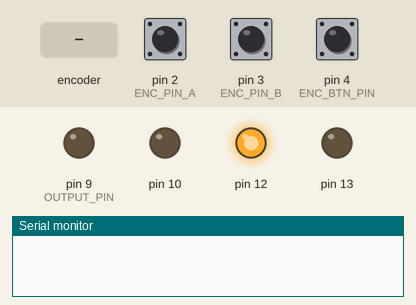
This sketch was run on a simulated Arduino Uno, built with avr-gcc and run on an emulated ATmega328P. Parts: output pins drawn as LEDs (lit = HIGH), the last lines printed to the serial monitor. Inputs (shaded band) come from the test bench; at power-on: pin 4 (ENC_BTN_PIN) HIGH, pin 2 (ENC_PIN_A) HIGH, pin 3 (ENC_PIN_B) HIGH.

Above: at 1.2 s.
1.3 s: rotary encoder on pin 2 (ENC_PIN_A) / pin 3 (ENC_PIN_B) turned 3 steps (first pin leading)
At 3.0 s:
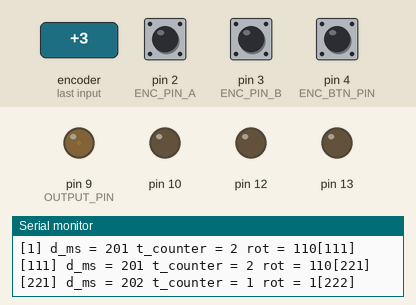
3.4 s: pin 4 (ENC_BTN_PIN) pulled LOW for 3.2 s
At 4.45 s:
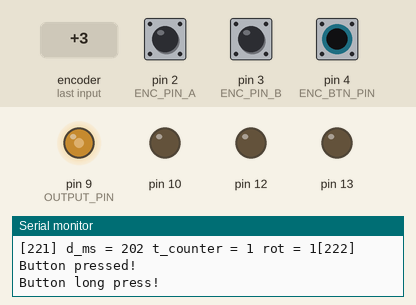
Timing chart, 0 to 6.4 s (numbered marks = the images above; inputs shaded):
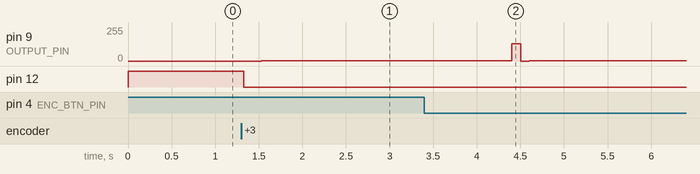

The sketch:

lamp_encodder.ino
```cpp
/***************************
 * Setup configurationd
 ***************************/

// Rotary Encoder Inputs
#define ENC_PIN_A   2
#define ENC_PIN_B   3
#define ENC_BTN_PIN 4

// Led light output
#define OUTPUT_PIN 9

// use timer directly (instead of analogWrite()) to get 16bit resolution PWM
// Only pin 9 and 10 support 16bit
#define USE_16BIT_PWM 1

#ifdef USE_16BIT_PWM
#  define ANALOGWRITE(_pin, _val) analogWrite16(_pin, _val);
#else // USE_16BIT_PWM
#  define ANALOGWRITE(_pin, _val) analogWrite(_pin, _val);
#endif // USE_16BIT_PWM

// Debug mode
#define DEBUG

#ifdef DEBUG
#  define DEBUG_PRINTLN(_x) Serial.println(_x)
#  define DEBUG_PRINT(_x)   Serial.print(_x)
#else
#  define DEBUG_PRINTLN(_x) do {;} while(0)
#  define DEBUG_PRINT(_x)   do {;} while(0)
#endif

/***************************
 * Globals
 ***************************/
int counter = 0;

#define BTN_STATE_MACHINE_MAKE(_gpio, _duration) ((BtnState)(_gpio | (_duration << 1)))
#define BTN_GET_GPIO(_state)                      ((_state & 0x1))
#define BTN_GET_DURATION_SEC(_state)              (((_state >> 1) & 0xFF))
typedef enum BtnState {
  BTN_STATE_PRESS                           ,//= BTN_STATE_MACHINE_MAKE(BTN_GPIO_PRESS, 0),
  BTN_STATE_RELEASE                         ,//= BTN_STATE_MACHINE_MAKE(BTN_GPIO_RELEASE, 0),
  BTN_STATE_LONGPRESS                       ,//= BTN_STATE_MACHINE_MAKE(BTN_GPIO_PRESS, 1),
  BTN_STATE_LONGPRESS_RELEASE               ,//= BTN_STATE_MACHINE_MAKE(BTN_GPIO_RELEASE, 1),
  BTN_STATE_LONGPRESS_10_SEC                ,//= BTN_STATE_MACHINE_MAKE(BTN_GPIO_PRESS, 10),
  BTN_STATE_LONGPRESS_10_SEC_RELEASE        ,//= BTN_STATE_MACHINE_MAKE(BTN_GPIO_RELEASE, 10),
} BtnState;

/***************************
 * Encodder reading
 ***************************/

// >> 00 10 11 01 00
// << 00 01 11 10 00
int last_enc_state = 0b00;

void encoderSetup() {

  // Set encoder pins as inputs
  pinMode(ENC_PIN_A,INPUT_PULLUP);
  pinMode(ENC_PIN_B,INPUT_PULLUP);
  attachInterrupt(0, encoderChange, CHANGE); // ENC_PIN_A
  attachInterrupt(1, encoderChange, CHANGE); // DT

  // Read the initial state
  last_enc_state = digitalRead(ENC_PIN_A) << 1 | digitalRead(ENC_PIN_B);
}

void encoderLoop() {
  // TODO - Optional, reduce counter to avoid reading errors accumulate
}

void encoderChange() {
  int cur_enc_state = digitalRead(ENC_PIN_A) << 1 | digitalRead(ENC_PIN_B);
  int dir = 0;

  switch (last_enc_state) {
    case 0b00:
      if (cur_enc_state == 0b10) {
        dir = +1;
      } else if (cur_enc_state == 0b01) {
        dir = -1;
      }
    break;
    case 0b10:
      if (cur_enc_state == 0b11) {
        dir = +1;
      } else if (cur_enc_state == 0b00) {
        dir = -1;
      }
    break;
    case 0b11:
      if (cur_enc_state == 0b01) {
        dir = +1;
      } else if (cur_enc_state == 0b10) {
        dir = -1;
      }
    break;
    case 0b01:
      if (cur_enc_state == 0b00) {
        dir = +1;
      } else if (cur_enc_state == 0b11) {
        dir = -1;
      }
    break;
  }


  counter += dir;

  if (last_enc_state != cur_enc_state) {
//     DEBUG_PRINT(counter);
//     DEBUG_PRINT(" - ");
//     DEBUG_PRINTLN(cur_enc_state);
  } else {
    // TODO assert
  }

  last_enc_state = cur_enc_state;

}


/***************************
 * Output calculation
 ***************************/
#define OUTPUT_REFRESH_RATE_MS  200
#ifdef USE_16BIT_PWM
#define OUTPUT_MAX_VALUE        255*100L //0x7FFF
#else // USE_16BIT_PWM
#define OUTPUT_MAX_VALUE        255
#endif // USE_16BIT_PWM
#define OUTPUT_MIN_VALUE        0

#define MAX_SPEED_STEPS_4_SEC 60
#define MIN_SPEED_STEPS_4_SEC 5
#ifdef USE_16BIT_PWM
#define MAX_SPEED_CHANGE_4_STEP 1000
#define MIN_SPEED_CHANGE_4_STEP 1
#else // USE_16BIT_PWM
#define MAX_SPEED_CHANGE_4_STEP 30
#define MIN_SPEED_CHANGE_4_STEP 1
#endif // USE_16BIT_PWM

unsigned long lastOutUpdate;
long          outValue;

long rotationsToDimSteps(int rotations, int d_ms) {
  if (0 == d_ms) {
    d_ms = 1;
  }
	long speed_sec = abs(rotations * (1000/ d_ms));
	if (speed_sec > MAX_SPEED_STEPS_4_SEC) { speed_sec = MAX_SPEED_STEPS_4_SEC; }
	if (speed_sec < MIN_SPEED_STEPS_4_SEC) { speed_sec = MIN_SPEED_STEPS_4_SEC; }

	long factor = map(speed_sec, MIN_SPEED_STEPS_4_SEC, MAX_SPEED_STEPS_4_SEC, MIN_SPEED_CHANGE_4_STEP, MAX_SPEED_CHANGE_4_STEP);
	long change = factor * rotations;

	return change;
}

void outputSetup() {
  pinMode(OUTPUT_PIN, OUTPUT);
  ANALOGWRITE(OUTPUT_PIN, 0);

  lastOutUpdate = millis();
  outValue      = 0;

#ifdef DEBUG
  pinMode(12, OUTPUT);
  analogWrite(12, 0);
  pinMode(13, OUTPUT);
  analogWrite(13, 0);
#endif
}

long safeAdd(long val1, long val2, long minVal, long maxVal) {
  if ((maxVal - val1) < val2) {
    return maxVal;
  } else if (val2 < (minVal - val1)) {
    return minVal;
  } else {
    return val1 + val2;
  }
}

void outputLoop() {
#ifdef LEGACY_OUT
  if (counter < 10) {
    outValue = counter;
  } else {
    outValue = map(counter, 10, ENC_MAX_COUNT, 10, 255);
  }
#else
  unsigned long d_ms      = (millis() - lastOutUpdate);
  // TODO - consider to fix the "encoder andvace by 2" in the encodder algorithem
  int           t_counter = counter / 2; // each physical encodder step produce 2 countable steps
  if (t_counter && d_ms > OUTPUT_REFRESH_RATE_MS) {
    long stepsToChange = rotationsToDimSteps(t_counter, d_ms);

    lastOutUpdate = millis();
    counter = 0;

    DEBUG_PRINT("[");
    DEBUG_PRINT(outValue);
    DEBUG_PRINT("] d_ms = ");
    DEBUG_PRINT(d_ms);
    DEBUG_PRINT(" t_counter = ");
    DEBUG_PRINT(t_counter);
    DEBUG_PRINT(" rot = ");
    DEBUG_PRINT(stepsToChange);
    outValue = safeAdd(outValue, stepsToChange, OUTPUT_MIN_VALUE, OUTPUT_MAX_VALUE);
    DEBUG_PRINT("[");
    DEBUG_PRINT(outValue);
    DEBUG_PRINTLN("]");
    if (outValue < OUTPUT_MIN_VALUE) {
      outValue = OUTPUT_MIN_VALUE;
    } else if (outValue > OUTPUT_MAX_VALUE) {
      outValue = OUTPUT_MAX_VALUE;
    }
  }
#endif

#ifdef DEBUG
  digitalWrite(12, outValue == OUTPUT_MIN_VALUE);
  digitalWrite(13, outValue == OUTPUT_MAX_VALUE);
#endif

  ANALOGWRITE(OUTPUT_PIN, outValue);
}


/***************************
 * Encodder button task
 ***************************/
unsigned long lastBtnPress;
int           lastBtnRead;
int           lastBtnState;
int           btnFuncVal;

#ifdef USE_16BIT_PWM
#define BTN_FUNC_INTERVAL_MS      (100L)
#else // USE_16BIT_PWM
#define BTN_FUNC_INTERVAL_MS      (10000)
#endif // USE_16BIT_PWM

#define BTN_FUNC_FULL_2_OFF_TIME_MS     (1*60*1000L)
#define BTN_FUNC_ITER_SIZE              ((OUTPUT_MAX_VALUE * BTN_FUNC_INTERVAL_MS) / BTN_FUNC_FULL_2_OFF_TIME_MS)
#define BTN_DEBOUNCE_PERIOD_MS          (50)
#define BTN_1_SECOND_IN_MS              (1000)
#define BTN_GPIO_PRESS                  (0 /*LOW*/)
#define BTN_GPIO_RELEASE                (!BTN_GPIO_PRESS)

enum {
  BTN_FUNC_UNINIT,
  BTN_FUNC_READY,
  BTN_FUNC_ACTIVE,
} btnFuncStateMachine;

void btnStateChange(BtnState btnState) {

  switch (btnState) {
    case BTN_STATE_PRESS:
      DEBUG_PRINTLN("Button pressed!");
      break;
    case BTN_STATE_RELEASE:
      DEBUG_PRINTLN("Button short press released!");
      DEBUG_PRINTLN(btnFuncStateMachine);
      if (BTN_FUNC_READY == btnFuncStateMachine) {
        // Start function
        btnFuncStateMachine = BTN_FUNC_ACTIVE;
      } else if (BTN_FUNC_ACTIVE == btnFuncStateMachine) {
        // Pause function
        btnFuncStateMachine = BTN_FUNC_READY;
      } else {
        // undefine - skeep
      }
      break;
    case BTN_STATE_LONGPRESS:
    case BTN_STATE_LONGPRESS_10_SEC:
      DEBUG_PRINTLN("Button long press!");
      // Long press feedback
      ANALOGWRITE(OUTPUT_PIN, OUTPUT_MAX_VALUE/2);
      delay(100);
      ANALOGWRITE(OUTPUT_PIN, OUTPUT_MIN_VALUE);
      delay(100);
      break;
    case BTN_STATE_LONGPRESS_RELEASE:
      DEBUG_PRINTLN("Button long press released!");
      // record low state
      btnFuncVal = outValue;
    break;
    case BTN_STATE_LONGPRESS_10_SEC_RELEASE:
      DEBUG_PRINTLN("Button 10 long press released!");
      // TODO
    break;
    default:
      break;
  }
}

/**
 * Botton function:
 * Long press  -> save current state as the target state (can't be zero)
 * Short press -> start slowly change the state to the terget state
 */
void btnFuncLoop(void) {
  static unsigned long lastIterTime = 0;

  if (millis() - lastIterTime < BTN_FUNC_INTERVAL_MS){
    return;
  }
    lastIterTime = millis();

  if (BTN_FUNC_ACTIVE == btnFuncStateMachine) {
    // perfotm botton single func step
    if (btnFuncVal < outValue) {
      DEBUG_PRINTLN("BTN --");
      outValue = safeAdd(outValue, -BTN_FUNC_ITER_SIZE, btnFuncVal, OUTPUT_MAX_VALUE);
      // outValue -= BTN_FUNC_ITER_SIZE;
    } else if (outValue < btnFuncVal) {
      DEBUG_PRINTLN("BTN ++");
      outValue = safeAdd(outValue, +BTN_FUNC_ITER_SIZE, OUTPUT_MIN_VALUE, btnFuncVal);
      // outValue += BTN_FUNC_ITER_SIZE;
    } else {
      DEBUG_PRINTLN("BTN done");
      // target achived -> exit botton function mode
      btnFuncStateMachine = BTN_FUNC_READY;
    }
  }
}

void btnSetup() {
  pinMode(ENC_BTN_PIN, INPUT_PULLUP);

  // Read the initial state
  lastBtnPress        = millis();
  lastBtnRead         = digitalRead(ENC_BTN_PIN);
  lastBtnState        = digitalRead(ENC_BTN_PIN);

  btnFuncStateMachine = BTN_FUNC_READY;
  btnFuncVal          = 1;
}

void btnLoop() {
  static BtnState btnStateMachine = BTN_STATE_RELEASE;
  bool stateChanged = false;

  // execute the relevant mode
  btnFuncLoop();

  // Read the button state and avoid debouncing
  int btnGpioState = digitalRead(ENC_BTN_PIN);

  if (btnGpioState != lastBtnRead) {
    // Reset debounce counter
    lastBtnPress = millis();
    lastBtnRead = btnGpioState;
  }

  unsigned long diff = millis() - lastBtnPress;
  if (diff < BTN_DEBOUNCE_PERIOD_MS) {
    // Debounce - reed state may be unstable wait to see continuos signal
    return;
  }

  if (BTN_GET_GPIO(btnStateMachine) != btnGpioState) {
    btnStateMachine = BTN_STATE_MACHINE_MAKE(btnGpioState, BTN_GET_DURATION_SEC(btnStateMachine));
    btnStateChange(btnStateMachine);
    btnStateMachine = BTN_STATE_MACHINE_MAKE(btnGpioState, 0);
  }
  else if (BTN_GPIO_PRESS == BTN_GET_GPIO(btnStateMachine) &&
           BTN_GPIO_PRESS == btnGpioState) {
    if (diff > 10 * BTN_1_SECOND_IN_MS && 10 > BTN_GET_DURATION_SEC(btnStateMachine)) {
      btnStateMachine = BTN_STATE_LONGPRESS_10_SEC;
      btnStateChange(btnStateMachine);
    } else if (diff > BTN_1_SECOND_IN_MS && 0 == BTN_GET_DURATION_SEC(btnStateMachine)) {
      btnStateMachine = BTN_STATE_LONGPRESS;
      btnStateChange(btnStateMachine);
    }
  }

}

/***************************
 * Main
 ***************************/
void setup() {
#ifdef DEBUG
  Serial.begin(115200);
#endif
#ifdef USE_16BIT_PWM
  setupPWM16();
#endif
  encoderSetup();
  outputSetup();
  btnSetup();
}

void loop() {

  encoderLoop();
  outputLoop();
  btnLoop();

  delay(1);
}
```

PWM_16bit.ino
```cpp
#define PWM16_MAX_RESOLUTION 0xffff

void setupPWM16() {
  DDRB  |= _BV(PB1) | _BV(PB2);       /* set pins as outputs */
  TCCR1A = _BV(COM1A1) | _BV(COM1B1)  /* non-inverting PWM */
        | _BV(WGM11);                 /* mode 14: fast PWM, TOP=ICR1 */
  TCCR1B = _BV(WGM13) | _BV(WGM12)
        | _BV(CS10);                  /* prescaler 1 */
//   ICR1 = PWM16_MAX_RESOLUTION;               /* TOP counter value (freeing OCR1A*/
  ICR1 = OUTPUT_MAX_VALUE;               /* TOP counter value (freeing OCR1A*/
}

/* 16-bit version of analogWrite(). Works only on pins 9 and 10. */
void analogWrite16(uint8_t pin, uint16_t val)
{
  switch (pin) {
    case  9: OCR1A = val; break;
    case 10: OCR1B = val; break;
  }
}
```

Measured:
- after the input at 1.3 s, pin 9 (OUTPUT_PIN): 0/255 → 1/255 after 0.23 s, → 2/255 0.20 s later; pin 12: HIGH → LOW at once
- after the input at 3.4 s, pin 9 (OUTPUT_PIN): 2/255 → 128/255 after 1.0 s, → 0/255 0.10 s later, → 2/255 0.10 s later
